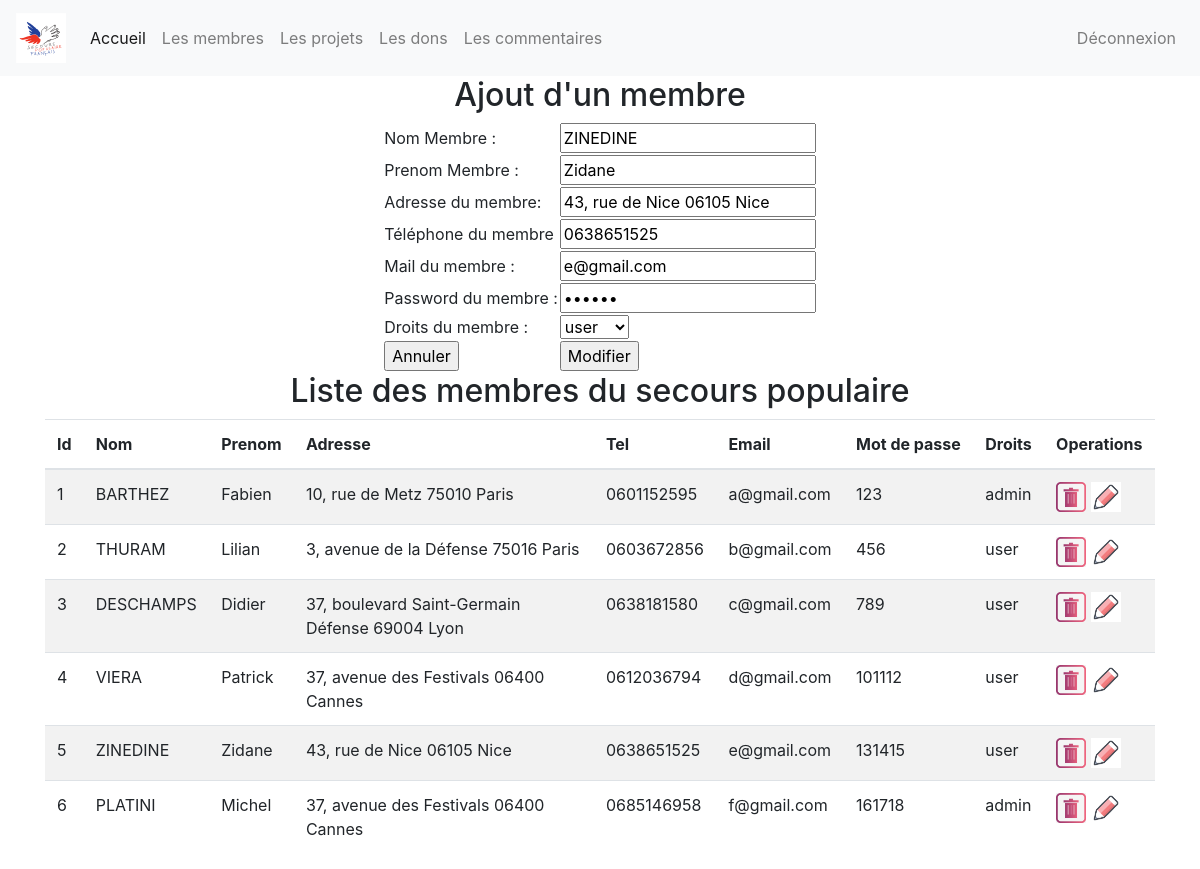
/index.php?page=1&action=edit&idmembre=5 (signed in), run on the app's committed database.
### tables this page shows
create table membre (
	idmembre int(3) not null auto_increment, 
	nom varchar(50),
	prenom varchar(50),
	adresse varchar(50),
	tel varchar(20),
	email varchar(100), 
	mdp varchar(255),
	droits enum("admin", "user"),
	primary key(idmembre)
);

### controleur/controleur.class.php (called while the page is built, shortened)
<?php
	require_once ("modele/modele.class.php");
	class Controleur {
		private $unModele ;
		public function   __construct ($serveur, $bdd, $user, $mdp){
			$this->unModele = new Modele ($serveur, $bdd, $user, $mdp);
		}
		public function setTable ($uneTable)
		{
			$this->unModele->setTable($uneTable);
		}
		public function selectAll ($tab)
		{
			$lesResultats = $this->unModele->selectAll($tab);
			return $lesResultats;
		}
		public function selectWhere ($tab)
		{
			return $this->unModele->selectWhere($tab);
		}
	}
?>

### modele/modele.class.php (called while the page is built, shortened)
<?php
	class Modele {
		private $unPdo , $uneTable;
		public function   __construct ($serveur, $bdd, $user, $mdp)
		{
			$this->unPdo =null;
			try{
		$this->unPdo = new PDO ("mysql:host=".$serveur.";dbname=".$bdd, $user, $mdp);
			}
			catch (PDOException $exp){
				echo "Erreur de connexion au serveur : ".$serveur."/".$bdd ;
			}
		}
		public function setTable ($uneTable)
		{
			$this->uneTable = $uneTable;
		}
		public function selectAll ($tab) {
			if ($this->unPdo != null){
				$chaine = implode(", ", $tab);
				$requete = "select ".$chaine." from " .$this->uneTable. " ; ";
				$select = $this->unPdo->prepare ($requete);
				$select->execute ();
				return $select->fetchAll();
			} else {
				return null;
			}
		}
		public function selectWhere ($tab)
		{
			if ($this->unPdo != null){
				$listeChamps = array();
				$donnees =array();
				foreach ($tab as $cle => $valeur) {
					$listeChamps[] = $cle." = ".":".$cle ;
					$donnees[":".$cle] = $valeur;
				}
				$chaineChamps = implode(" and ", $listeChamps);
				$requete = "select * from   ".$this->uneTable. " where ".$chaineChamps.";" ;
				$select = $this->unPdo->prepare ($requete);
				$select->execute ($donnees);
				return $select->fetch();
			}
			else
			{
				return null;
			}
		}
	}
?>

### vue/vue_membre.php (the view)
<div class='container'>
	<h2> Liste des membres du secours populaire </h2>
	<table class="table table-striped">
		<thead>
			<tr >
				<th> Id </th>
				<th> Nom </th> <th> Prenom</th>
				<th> Adresse</th> <th> Tel</th>
				<th> Email </th> <th> Mot de passe </th> <th> Droits </th>
				<th>Operations</th>
			</tr>
		</thead>
		<tbody>
			<?php
			foreach ($lesMembres as $unMembre) {
				echo "<tr>
						<td>".$unMembre['idmembre']." </td>
						<td>".$unMembre['nom']." </td>
						<td>".$unMembre['prenom']." </td>
						<td width='300'>".$unMembre['adresse']." </td>
						<td>".$unMembre['tel']." </td>
						<td>".$unMembre['email']." </td>
						<td>".$unMembre['mdp']." </td>
						<td>".$unMembre['droits']."</td>
						<td>
							<a href='index.php?page=1&action=sup&idmembre=".$unMembre['idmembre']."'>
							<img src ='images/sup.jpg' height='30' witdh='30'> </a>
							<a href='index.php?page=1&action=edit&idmembre=".$unMembre['idmembre']."'>
							<img src ='images/edit.png' height='30' witdh='30'> </a>
							</td>
					</tr>";
			}
			?>
		</tbody>
	</table>
</div>

### vue/vue_insert_membre.php (shortened to what this page needs)
<h2> Ajout d'un membre </h2>
<form method ="post" action ="">
	<table>
		<tr>
			<td> Nom Membre : </td>
			<td> <input type="text" name="nom" value ="<?php echo ($leMembre!=null) ? $leMembre['nom']:""; ?>" ></td>
		</tr>
        <tr>
			<td> Prenom Membre : </td>
			<td> <input type="text" name="prenom" value ="<?php echo ($leMembre!=null) ? $leMembre['prenom']:""; ?>" ></td>
		</tr>
		<tr>
			<td>Adresse du membre: </td>
			<td> <input type="text" name="adresse" value ="<?php echo ($leMembre!=null) ? $leMembre['adresse']:""; ?>">  </td>
		</tr>
		<tr>
			<td> Téléphone du membre </td>
			<td> <input type="text" name="tel"  value ="<?php echo ($leMembre!=null) ? $leMembre['tel']:""; ?>">  </td>
		</tr>
		<tr>
			<td> Mail du membre :</td>
			<td> <input type="text" name="email"  value ="<?php echo ($leMembre!=null) ? $leMembre['email']:""; ?>">  </td>
		</tr>
        <tr>
			<td> Password du membre :</td>
			<td> <input type="password" name="mdp"  value ="<?php echo ($leMembre!=null) ? $leMembre['mdp']:""; ?>">  </td>
		</tr>
        <tr>
			<td> Droits du membre :</td>
			<td>
				<select name='droits'>
					<option value = "user">user</option>
				</select>
			</td>
		</tr>
		<td>  <input type="reset" name="annnuler" value ="Annuler"></td>
		<td> <input type="submit"
			<?php echo ($leMembre!=null) ? " name='modifier' value='Modifier' " : " name='valider' value='Valider' "; ?>
			>
	</table>
</form>

### data on the page
membre: nom "ZINEDINE", prenom "Zidane", adresse "43, rue de Nice 06105 Nice", tel "0638651525", email "e@gmail.com", idmembre "5", mdp "131415", droits "user"
membre: idmembre "1", nom "BARTHEZ", prenom "Fabien", adresse "10, rue de Metz 75010 Paris", tel "0601152595", email "a@gmail.com", mdp "123", droits "admin"
membre: idmembre "2", nom "THURAM", prenom "Lilian", adresse "3, avenue de la Défense 75016 Paris", tel "0603672856", email "b@gmail.com", mdp "456", droits "user"
membre: idmembre "3", nom "DESCHAMPS", prenom "Didier", adresse "37, boulevard Saint-Germain Défense 69004 Lyon", tel "0638181580", email "c@gmail.com", mdp "789", droits "user"
membre: idmembre "4", nom "VIERA", prenom "Patrick", adresse "37, avenue des Festivals 06400 Cannes", tel "0612036794", email "d@gmail.com", mdp "101112", droits "user"
membre: idmembre "6", nom "PLATINI", prenom "Michel", adresse "37, avenue des Festivals 06400 Cannes", tel "0685146958", email "f@gmail.com", mdp "161718", droits "admin"
